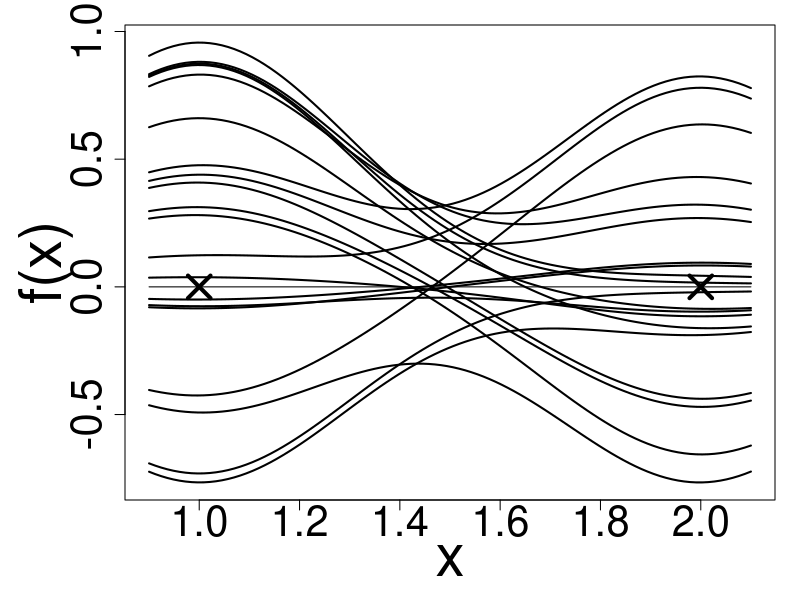
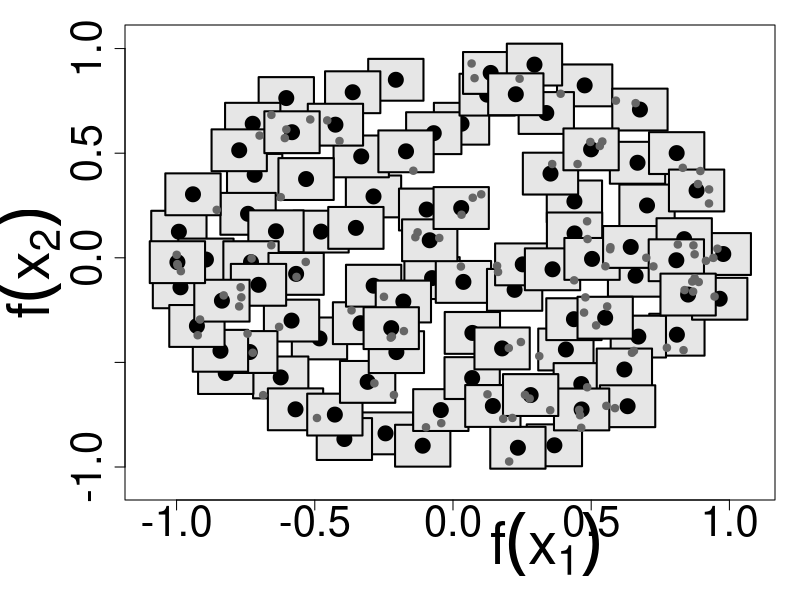

Reproduce these figures in R, in order.
### demo        creates all plots for the covering number section
###
### 2001 written by Ralf Herbrich
### Microsoft Research Cambridge
###
### 2019 modified by Ralf Herbrich
### Amazon Development Center Germany
###
### (c) 2001 Microsoft Corporation. Reproduced with permission. All rights reserved.


############################################################
## little dataset (each row is a datum)
############################################################

X <- c (1, 2);

############################################################
## generate the cloud of points that needs to be
## covered using the RBF kernel
############################################################

gen.points <- function (X, N = 100, sigma=0.5) {
  
  ## compute the inner product between x1 and x2
  k <- exp (-(X [1] - X [2])^2/(2*sigma^2));

  ## generate Gram matrix
  G <- cbind (c (1, k), c (k, 1));
  
  ## generate admissible alpha's
  a <- runif (N, min=-sqrt (1/(1-k^2)), max=sqrt (1/(1-k^2)));
  alpha <- cbind (c (a), runif (N, min=(-a * k - sqrt (a^2 * (k^2 - 1) + 1)),
                                max=-a * k + sqrt (a^2 * (k^2 - 1) + 1)));
  
  out <- t (G %*% t (alpha));
  return (list (alpha=alpha, out=out));
}

############################################################
## computes the function values for a specific 
## dataset and RBF kernel
############################################################

draw.fct <- function (X, alpha, x, sigma=0.5) {
  
  ## compute the inner product between x1 and x2
  k1 <- exp (-(X [1] - x)^2/(2*sigma^2));
  k2 <- exp (-(X [2] - x)^2/(2*sigma^2));
  H <- cbind (k1, k2);
  y <- H %*% alpha;

  return (y);
}

############################################################
## compute a cover of the function class (greedily)
############################################################

cover <- function (out, gamma=0.5) {

  cov <- double (0);
  
  while (nrow (out) > 0) {

    ## compute the coverage of all points
    coverage <- double (0);
    for (i in 1:nrow (out)) {
      ## remove all points that are covered
      rem.idx.x <- (abs (out [, 1] - out [i, 1]) < gamma);
      rem.idx.y <- (abs (out [, 2] - out [i, 2]) < gamma);
      coverage <- c (coverage, sum (rem.idx.x & rem.idx.y));
    }

    ## choose the point with the highest coverage
    idx <- order (coverage) [1];

    ## remove all covered points
    cov <- rbind (cov, out [idx, ]);
    rem.idx.x <- (abs (out [, 1] - out [idx, 1]) < gamma);
    rem.idx.y <- (abs (out [, 2] - out [idx, 2]) < gamma);
    out <- out [!(rem.idx.x & rem.idx.y), ];
  }

  return (cov);
}



############################################################
## BOOK plots (set output to 'PS' for PostScript files)
############################################################

book <- function (output='SCREEN') {

  ## initialise "pseudo" random number generator
  set.seed (42);
  
  ## generate a dataset and cover
  sigma <- 0.3;
  gamma <- 0.1;
  R <- gen.points (X, N=200, sigma=sigma);
  cov <- cover (R$out, gamma=gamma);

  ############################################################
  ## draw a few functions
  if (output == 'NEW_PS') {
    if (!file.exists ("cover_fct1.ps")) {
      postscript (file="cover_fct1.ps");
    }
  }
  
  par (mai=c (1.0,1.25,0.25,0.25));
  N <- 20;
  d <- max (X) - min (X);
  x <- seq (min (X) - d * 0.1, max (X) + d * 0.1, length=100);
  y <- double (0);
  ylim <- c (0, 0);

  for (i in 1:N) {
    tmp <- matrix (draw.fct (X, R$alpha [i, ], x, sigma=sigma), nrow=1);
    ylim <- range (ylim, tmp);
    y <- rbind (y, tmp);
  }
  
  ## draw little dataset with some functions
  plot (range (x), ylim, type="n",
        cex.lab=3.5, cex.axis=2.5,
        xlab="x", ylab="f(x)");
  for (i in 1:N) {
    lines (x, y [i, ], lwd=2);
  }
  lines (x, rep (0, length=length (x)), lwd=1);
  points (X, rep (0, length=length (X)), pch=4, lwd=4, cex=3);
      
  readline ("Press any key for next plot");
  dev.off ();

  ############################################################
  ## draw a cover
  if (output == 'NEW_PS') {
    if (!file.exists ("cover_1.ps")) {
      postscript (file="cover_1.ps");
    }
  }
    
  par (mai=c (1.0,1.25,0.25,0.25));
  plot (c (R$out [, 1] + gamma, R$out [, 1] - gamma),
        c (R$out [, 2] + gamma, R$out [, 2] - gamma),
        type="n", cex.lab=3.5, cex.axis=2.5,
        xlab=expression (paste ("            ", f(x[1]))),
        ylab=expression (f(x[2])));
  for (i in 1:nrow (cov)) {
    rect (cov [i, 1] - gamma, cov [i, 2] - gamma,
          cov [i, 1] + gamma, cov [i, 2] + gamma, lwd=2, col=gray(0.9));
    points (cov [i, 1], cov [i, 2], pch=19, cex=2);
  }
  for (i in 1:nrow (R$out)) {
    if (sum (R$out [i, 1] == cov [, 1]) +
        sum (R$out [i, 2] == cov [, 2]) == 0) {
      points (R$out [i, 1], R$out [i, 2], pch=19, col=gray(0.4));
    }
  }
  
  readline ("Press any key for next plot");
  dev.off ();

}

book ();


